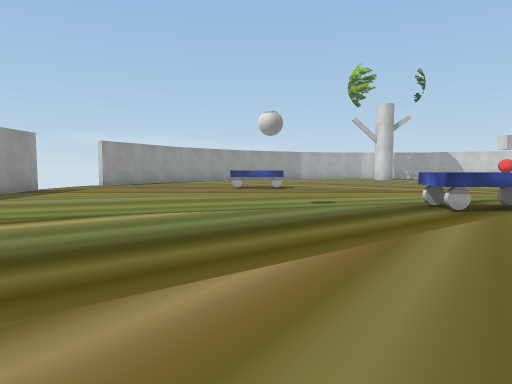
View 1 (above)

19 first-person views from a walk through a 3-D level made in the Unity game engine. The camera is 1.5 m above the floor, tilts 4° down and sees 75° across. The floor is counted in squares, 2 m on a side. Each view is taken from the middle of a square. On the plan, view 1 faces up. The plan holds only what a view shows up to about 11 squares ahead; the rest is blank. Some surface patterns are stand-ins.

View 2
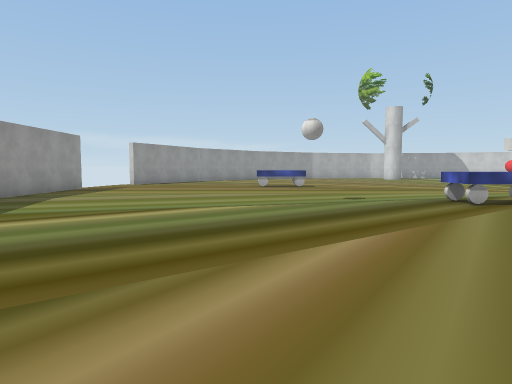

View 3
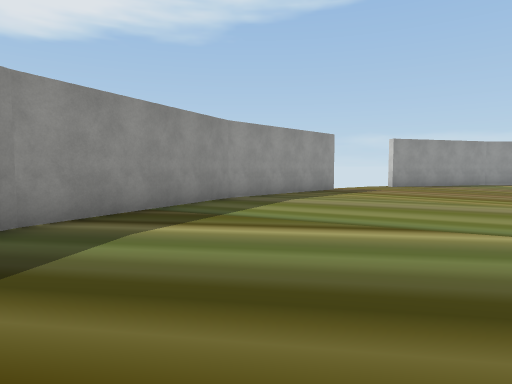

View 4
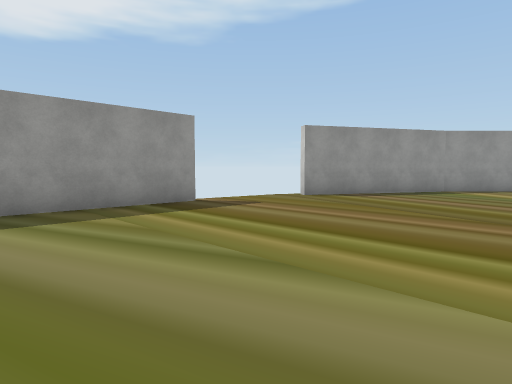

View 5
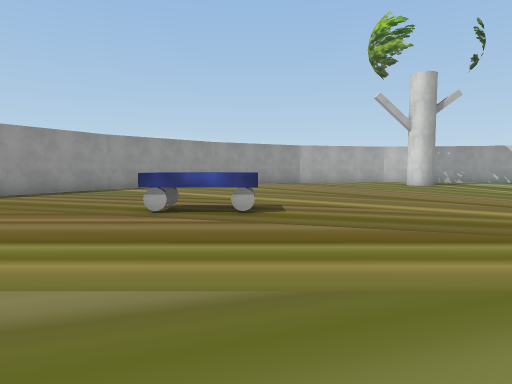

View 6
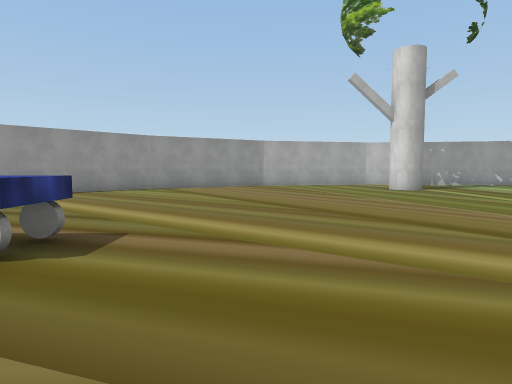

View 7
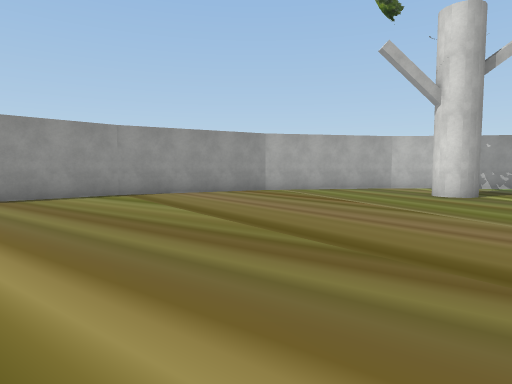

View 8
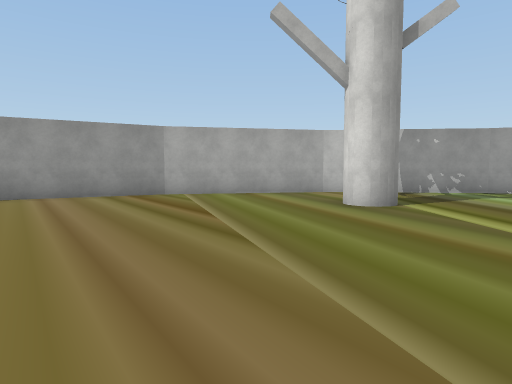

View 9
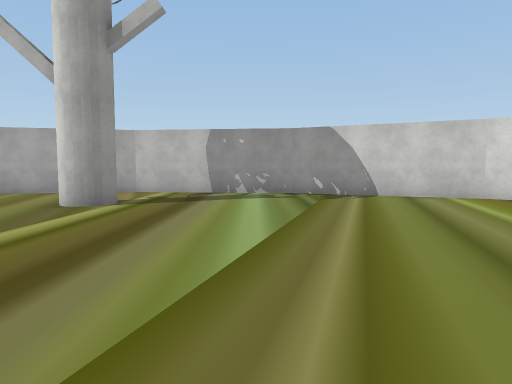

View 10
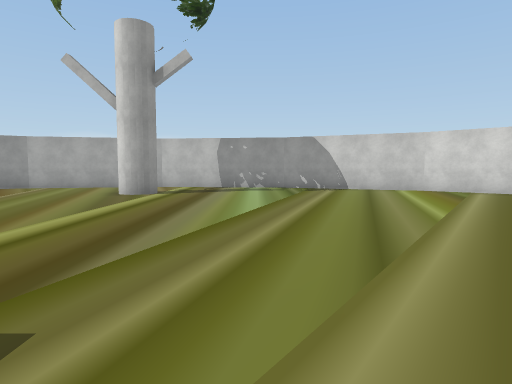

View 11
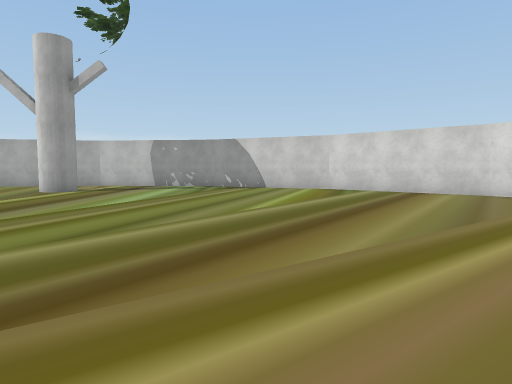

View 12
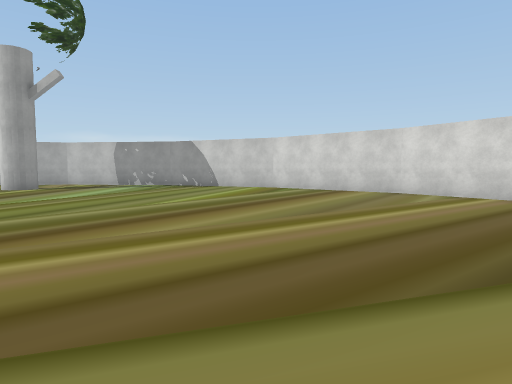

View 13
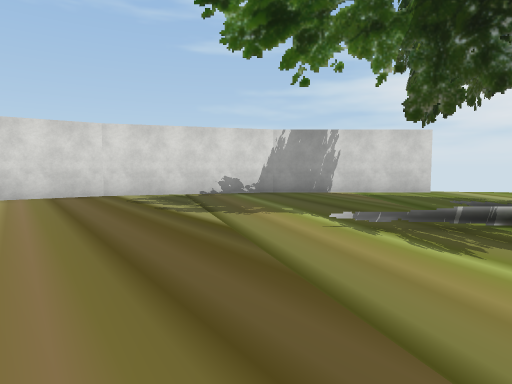

View 14
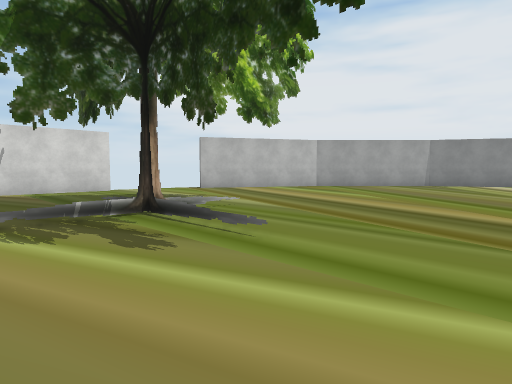

View 15
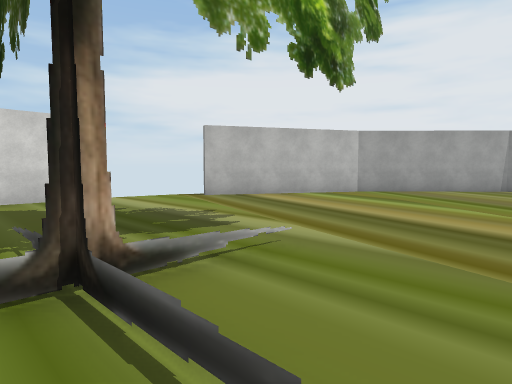

View 16
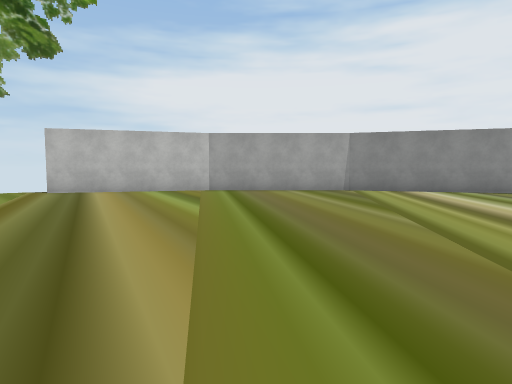

View 17
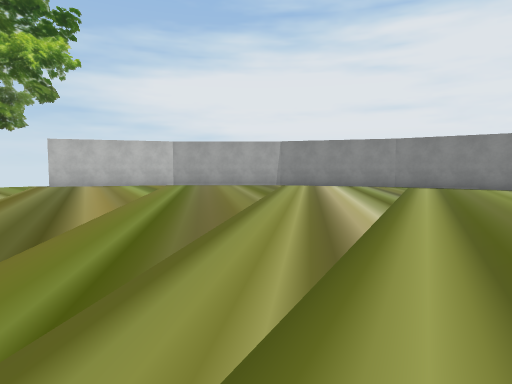

View 18
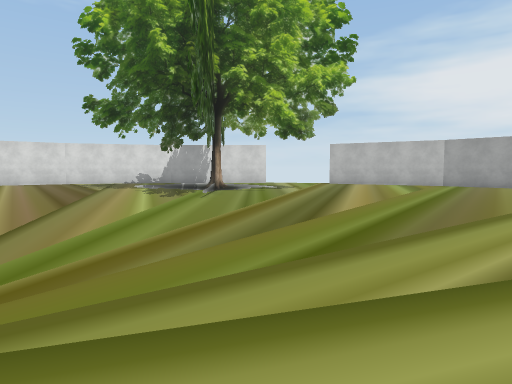

View 19
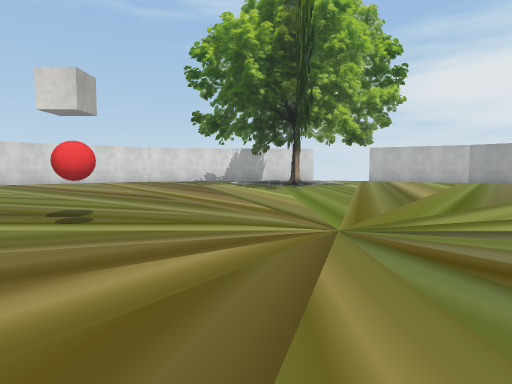

### Floor plan
Key: @ floor where view 1 was taken; # wall or solid block; . floor; = window, fence, low wall or low ledge; O other object.
Columns run from 8 left of view 1 to 26 right of it. Each row starts with its distance up from view 1.
 26              ##########
 25           ####........###
 24         ###.............###
 23       ###.................###
 22      ##.........OO..........##
 21     ##.......................##
 20    ##.........................##
 19    #...........................#
 18   ##...........................##
 17   #.............................##
 16  ##..............................#
 15  #.............. ................#
 14  ..............   .........=.....#
 13  ......OOO..... ...........=.....##
 12  ................O.........=......#
 11 #..........................=......#
 10 #..........................=......#
  9 #..........................=......#
  8 #.....................===========.#
  7 #.............  ...........=......#
  6 #...........OO   ..........=......
  5 ##...........    ..........=......
  4  #..........     ..........=......
  3  #..........     ..........=.....#
  2  #.........       ..............##
  1  ##.......        ..............#
  0       ..@         .............##
 -1        .          .............#
 -2                   ............##
 -3                   ...........##
 -4                    .........##
 -5                    ..  ... ##
 -6                        .##
 -7                        ##

Where each view was taken, in squares from view 1:
view 1: 0 up, 0 right, facing up
view 2: 1 down, 1 left, facing up
view 3: 1 up, 1 left, facing up-left
view 4: 7 up, 1 left, facing up-left
view 5: 7 up, 1 right, facing up
view 6: 10 up, 3 right, facing up
view 7: 13 up, 3 right, facing up
view 8: 15 up, 6 right, facing up
view 9: 15 up, 12 right, facing up
view 10: 12 up, 12 right, facing up
view 11: 11 up, 15 right, facing up
view 12: 10 up, 17 right, facing up
view 13: 12 up, 15 right, facing right
view 14: 11 up, 14 right, facing down-right
view 15: 9 up, 17 right, facing down-right
view 16: 6 up, 13 right, facing down-right
view 17: 7 up, 9 right, facing down-right
view 18: 7 up, 8 right, facing right
view 19: 10 up, 5 right, facing right
